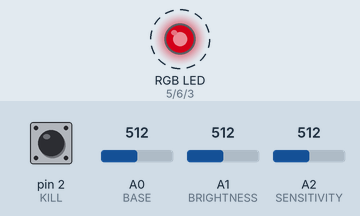
A sketch run on a simulated Arduino Uno, built with avr-gcc and run on an emulated ATmega328P. Shown: an RGB LED mixed from three pins (HIGH = lit). Dashed ring = blinking. The test bench sets the inputs (shaded band); at power-on: A1 (BRIGHTNESS) = 512, pin 2 (KILL) HIGH, A0 (BASE) = 512, A2 (SENSITIVITY) = 512. Dim RGB values are drawn brighter than linear.

Above: at 1.2 s.
1.3 s: A1 (BRIGHTNESS) set to 12
4.3 s: A1 (BRIGHTNESS) set to 9
At 5.3 s:
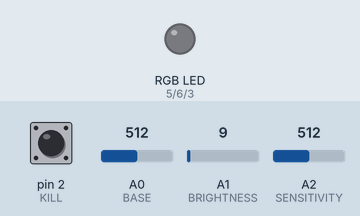
5.8 s: pin 2 (KILL) pulled LOW for 0.15 s
At 6.2 s:
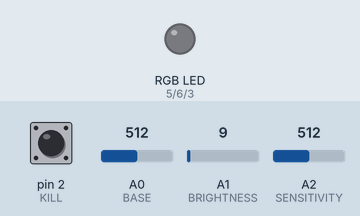
7.4 s: A1 (BRIGHTNESS) set to 29
At 7.55 s:
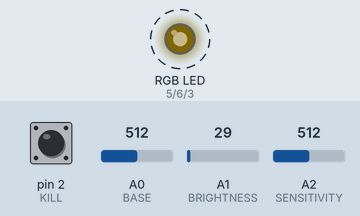
10.4 s: A1 (BRIGHTNESS) set to 306
At 10.85 s:
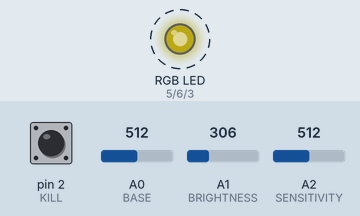
Timing chart, 0 to 11.6 s (numbered marks = the images above; inputs shaded):
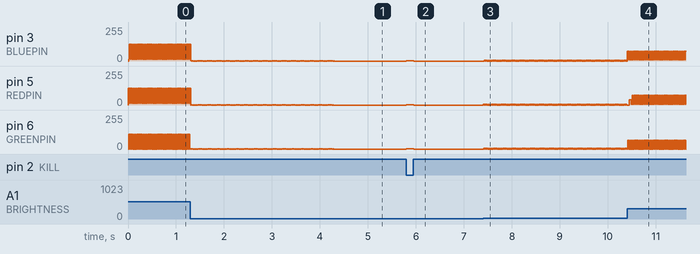

The sketch:

sketch_jan29a.ino
```cpp
#define BASE A0
#define BRIGHTNESS A1
#define SENSITIVITY A2
#define REDPIN 5
#define GREENPIN 6
#define BLUEPIN 3
#define INCRIMENT 25
#define KILL 2

int r=0;
int g=0;
int b=255;
int x=0;
//int brightnessMultiplier;

void setup() {
  pinMode(REDPIN, OUTPUT);
  pinMode(GREENPIN, OUTPUT);
  pinMode(BLUEPIN, OUTPUT);
  pinMode(KILL,INPUT_PULLUP);
  pinMode(BASE,INPUT);
  pinMode(SENSITIVITY,INPUT);
}
void DisplayLights()
{
  int ry,by,gy;
  float y;

  y = BrightnessFormula();
  ry = r*y;
  gy = g*y;
  by = b*y;

  analogWrite(REDPIN,ry);
  analogWrite(GREENPIN,gy);
  analogWrite(BLUEPIN,by);
  }

  void LightChange(int x){
    if(x<10){
      DisplayLights();
      r=r+INCRIMENT;}

  if((10<=x)&(x<19)){
    DisplayLights();
    b=b-INCRIMENT;}

  if((20<=x)&(x<29)){
    DisplayLights();
    g=g+INCRIMENT;}

  if((30<=x)&(x<39)){
    DisplayLights();
    r=r-INCRIMENT;}

  if((40<=x)&(x<49)){
    DisplayLights();
    b=b+INCRIMENT;}

  if((x>=50)&(x<59)){
    DisplayLights();
    g=g-INCRIMENT;}
  }

void PartyIsOver(){
   int br = ReadBrightness();
   int y = map(br,0,1023,0,255);
    analogWrite(REDPIN,y);
    analogWrite(GREENPIN,y);
    analogWrite(BLUEPIN,y);
  }

float BrightnessFormula(){
  int br = ReadBrightness();
  int val = map(br,0,1023,0,100);
  float newVal= val/100.0;
  return newVal;
  }

int ReadBrightness(){
  int brightnessMultiplier = analogRead(BRIGHTNESS);
  return brightnessMultiplier;
}


float SensitivityFormula(){
  int Sense = ReadSensitivity();
  int Sensy = map(Sense,0,1023,0,100);
  return Sensy;
}

int ReadSensitivity(){
  int sensitivityMultiplier = analogRead(SENSITIVITY);
  return sensitivityMultiplier;
}

void loop() {
  if(analogRead(BASE)>SensitivityFormula()){
    LightChange(x);
    x++;
    }
  if(x>60){
    r=0;
    g=0;
    b=255;
    x=0;}

  while(digitalRead(KILL)==false){
    PartyIsOver();
   }
}
```

Measured:
- the behaviour switches between 11 and 10 on A1 (BRIGHTNESS) (found by bisection; images 0 and 1)
- after the input at 4.3 s, pin 3 (BLUEPIN): goes on until 4.3 s, then stays 0/255; pin 5 (REDPIN), pin 6 (GREENPIN): stops changing and stays 0/255
- after the input at 5.8 s, pin 3 (BLUEPIN), pin 5 (REDPIN), pin 6 (GREENPIN): 0/255 → 2/255 at once, → 0/255 0.15 s later
- after the input at 7.4 s, pin 3 (BLUEPIN), pin 5 (REDPIN): alternates 5/255 for 0.02 s and 0/255 for 0.02 s, starting at once; pin 6 (GREENPIN): alternates 4/255 for 0.02 s and 0/255 for 0.02 s, starting at once
- by itself, pin 3 (BLUEPIN), pin 5 (REDPIN), pin 6 (GREENPIN): alternates 2/255 for 0.02 s and 0/255 for 0.02 s
